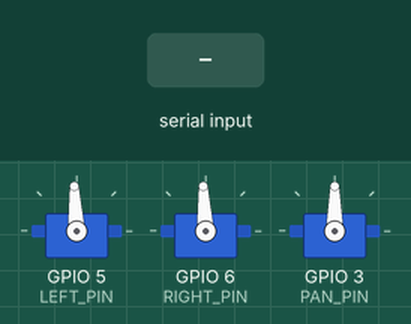
Recording of a sketch running on a simulated ESP32. Parts: 3 × servo. The inputs (shaded band) are chosen by the test bench.

Above: at 1.7 s.
1.8 s: "L" received over Serial
At 2.5 s:
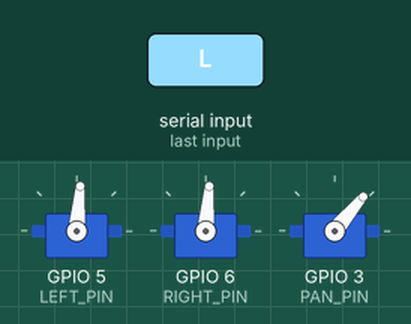
3.3 s: "R" received over Serial
At 3.6 s:
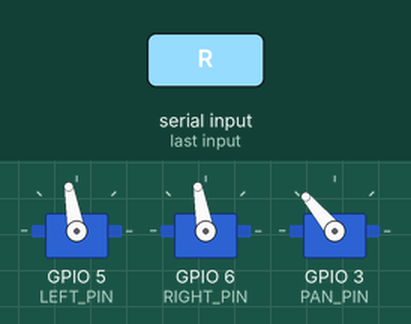
4.8 s: "F" received over Serial
At 6.0 s:
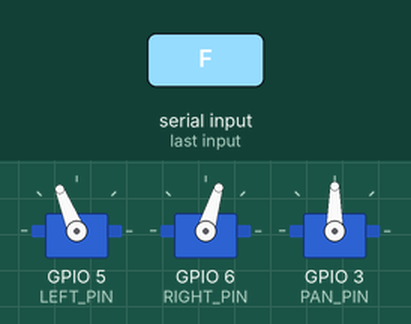
6.3 s: "B" received over Serial
At 7.1 s:
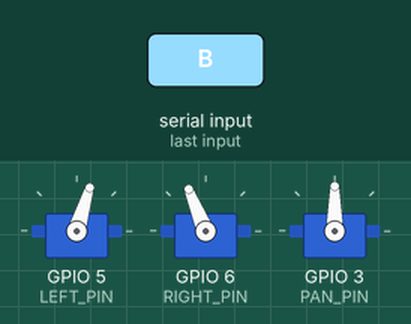
7.8 s: "A" received over Serial
At 8.2 s:
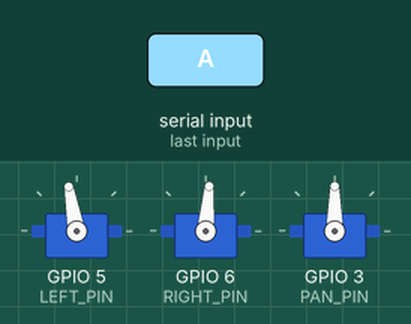
9.3 s: "S" received over Serial
At 10.6 s:
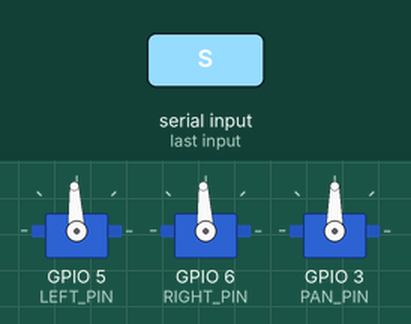
Timing chart, 0 to 11.8 s (numbered marks = the images above; inputs shaded):
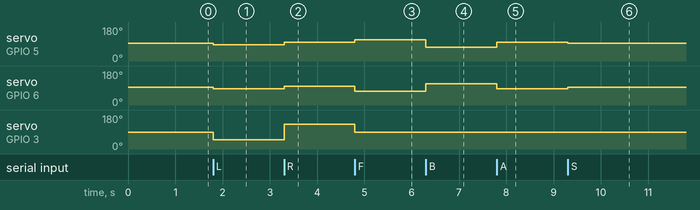

The sketch:

arduino_motor.ino
```cpp
/*
  NOTE: Unplug pin 0 (RX) when uploading. Reconnect to ESP32 GPIO17 after.
*/

#include <Servo.h>

Servo leftDrive;
Servo rightDrive;
Servo panServo;


const int STOP_US = 1500;
const int FAST_US = 200;
const int SLOW_US = 80;
const int LEFT_PIN  = 5;
const int RIGHT_PIN = 6;
const int PAN_PIN   = 3;
const int PAN_CENTER = 90;
const int PAN_LEFT   = 50;
const int PAN_RIGHT  = 130;

char currentCmd = 'S';

void driveMotors(int leftOffset, int rightOffset) {
  leftDrive.writeMicroseconds(STOP_US + leftOffset);
  rightDrive.writeMicroseconds(STOP_US - rightOffset);
}

void stopMotors() {
  leftDrive.writeMicroseconds(STOP_US);
  rightDrive.writeMicroseconds(STOP_US);
}

void updatePan(char cmd) {
  switch (cmd) {
    case 'L': panServo.write(PAN_LEFT);   break;
    case 'R': panServo.write(PAN_RIGHT);  break;
    default:  panServo.write(PAN_CENTER); break;
  }
}

void setup() {
  Serial.begin(9600);

  leftDrive.attach(LEFT_PIN);
  rightDrive.attach(RIGHT_PIN);
  panServo.attach(PAN_PIN);

  stopMotors();
  panServo.write(PAN_CENTER);
  delay(500);
}

void loop() {
  if (Serial.available() > 0) {
    char c = Serial.read();
    if (c == 'F' || c == 'B' || c == 'L' ||
        c == 'R' || c == 'S' || c == 'A') {
      currentCmd = c;
      updatePan(c);
    }
  }

  switch (currentCmd) {
    case 'F': driveMotors( FAST_US,  FAST_US); break;
    case 'B': driveMotors(-FAST_US, -FAST_US); break;
    case 'L': driveMotors(-SLOW_US,  SLOW_US); break;
    case 'R': driveMotors( SLOW_US, -SLOW_US); break;
    case 'A': driveMotors( SLOW_US,  SLOW_US); break;
    case 'S':
    default:  stopMotors(); break;
  }
}
```

Measured:
- after the input at 1.8 s, servo on GPIO 5 (LEFT_PIN), servo on GPIO 6 (RIGHT_PIN): 93° → 85° at once; servo on GPIO 3 (PAN_PIN): 90° → 50° at once
- after the input at 3.3 s, servo on GPIO 5 (LEFT_PIN), servo on GPIO 6 (RIGHT_PIN): 85° → 100° at once; servo on GPIO 3 (PAN_PIN): 50° → 130° at once
- after the input at 4.8 s, servo on GPIO 5 (LEFT_PIN): 100° → 112° at once; servo on GPIO 6 (RIGHT_PIN): 100° → 73° at once; servo on GPIO 3 (PAN_PIN): 130° → 90° at once
- after the input at 6.3 s, servo on GPIO 5 (LEFT_PIN): 112° → 73° at once; servo on GPIO 6 (RIGHT_PIN): 73° → 112° at once
- after the input at 7.8 s, servo on GPIO 5 (LEFT_PIN): 73° → 100° at once; servo on GPIO 6 (RIGHT_PIN): 112° → 85° at once
- after the input at 9.3 s, servo on GPIO 5 (LEFT_PIN): 100° → 93° at once; servo on GPIO 6 (RIGHT_PIN): 85° → 93° at once
